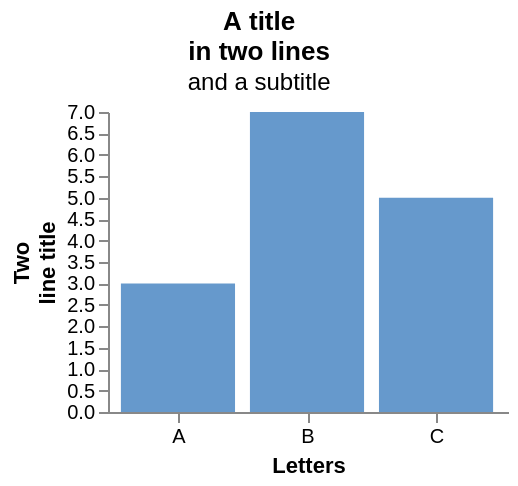

Here is the Vega-Lite specification saved for this chart:
### Vega specification from a JSON file in a GitHub repository (floating-point values rounded to 4 significant figures)
{"$schema": "https://vega.github.io/schema/vega/v6.json", "width": 200, "height": 150, "padding": 5, "marks": [{"type": "rect", "from": {"data": "t"}, "encode": {"update": {"x": {"scale": "x", "field": "a"}, "width": {"scale": "x", "band": 1, "offset": -1}, "y": {"scale": "y", "field": "b"}, "y2": {"scale": "y", "value": 0}, "fill": {"value": "#69c"}}}}], "data": [{"name": "t", "values": [{"a": "A", "b": 3}, {"a": "B", "b": 7}, {"a": "C", "b": 5}]}], "scales": [{"name": "x", "type": "band", "domain": {"data": "t", "field": "a"}, "range": "width", "padding": 0.1}, {"name": "y", "type": "linear", "domain": {"data": "t", "field": "b"}, "range": "height", "nice": true}], "axes": [{"orient": "bottom", "scale": "x", "title": "Letters", "description": "custom axis desc"}, {"orient": "left", "scale": "y", "title": ["Two", "line title"]}], "title": {"text": ["A title", "in two lines"], "subtitle": "and a subtitle", "description": "title desc"}}
